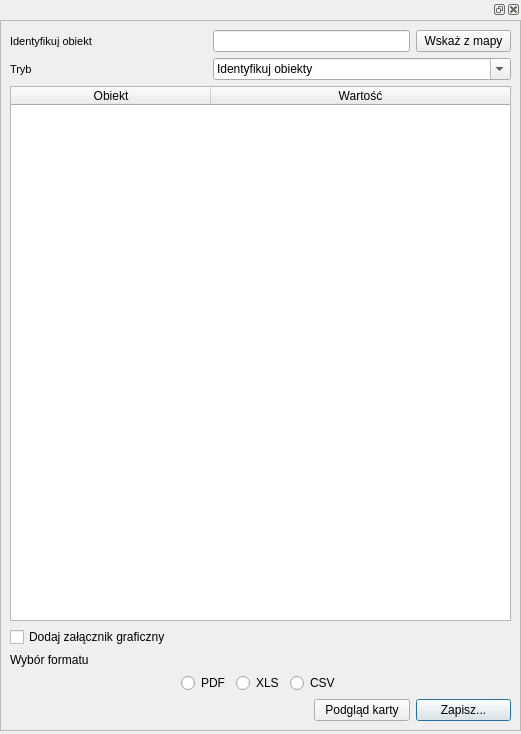
<?xml version="1.0" encoding="UTF-8"?>
<ui version="4.0">
 <class>KompozycjeDialog</class>
 <widget class="QDialog" name="KompozycjeDialog">
  <property name="geometry">
   <rect>
    <x>0</x>
    <y>0</y>
    <width>521</width>
    <height>734</height>
   </rect>
  </property>
  <property name="windowTitle">
   <string>Dialog</string>
  </property>
  <widget class="QWidget" name="horizontalLayoutWidget">
   <property name="geometry">
    <rect>
     <x>0</x>
     <y>0</y>
     <width>521</width>
     <height>741</height>
    </rect>
   </property>
   <layout class="QHBoxLayout" name="horizontalLayout">
    <item>
     <widget class="QDockWidget" name="dockWidget">
      <widget class="QWidget" name="dockWidgetContents"/>
     </widget>
    </item>
   </layout>
  </widget>
  <widget class="QFrame" name="frame">
   <property name="geometry">
    <rect>
     <x>0</x>
     <y>20</y>
     <width>521</width>
     <height>711</height>
    </rect>
   </property>
   <property name="frameShape">
    <enum>QFrame::StyledPanel</enum>
   </property>
   <property name="frameShadow">
    <enum>QFrame::Raised</enum>
   </property>
   <layout class="QGridLayout" name="gridLayout_5">
    <item row="1" column="2" colspan="3">
     <widget class="QComboBox" name="comboBox_4">
      <property name="editable">
       <bool>true</bool>
      </property>
      <item>
       <property name="text">
        <string>Identyfikuj obiekty</string>
       </property>
      </item>
     </widget>
    </item>
    <item row="6" column="4">
     <widget class="QPushButton" name="selectObjectPushButton">
      <property name="text">
       <string>Zapisz...</string>
      </property>
     </widget>
    </item>
    <item row="1" column="0">
     <widget class="QLabel" name="label_10">
      <property name="font">
       <font>
        <pointsize>8</pointsize>
       </font>
      </property>
      <property name="text">
       <string>Tryb</string>
      </property>
     </widget>
    </item>
    <item row="0" column="2" colspan="2">
     <widget class="QLineEdit" name="lineEdit_4"/>
    </item>
    <item row="0" column="4">
     <widget class="QPushButton" name="selectObjectPushButton">
      <property name="text">
       <string>Wskaż z mapy</string>
      </property>
     </widget>
    </item>
    <item row="3" column="0" colspan="2">
     <widget class="QCheckBox" name="addGraphicCheckBox_4">
      <property name="text">
       <string>Dodaj załącznik graficzny</string>
      </property>
     </widget>
    </item>
    <item row="4" column="0">
     <widget class="QLabel" name="label_11">
      <property name="enabled">
       <bool>true</bool>
      </property>
      <property name="text">
       <string>Wybór formatu</string>
      </property>
     </widget>
    </item>
    <item row="0" column="0">
     <widget class="QLabel" name="label_12">
      <property name="font">
       <font>
        <pointsize>8</pointsize>
       </font>
      </property>
      <property name="text">
       <string>Identyfikuj obiekt</string>
      </property>
     </widget>
    </item>
    <item row="5" column="0" colspan="5">
     <layout class="QHBoxLayout" name="horizontalLayout_6">
      <item>
       <spacer name="horizontalSpacer_9">
        <property name="orientation">
         <enum>Qt::Horizontal</enum>
        </property>
        <property name="sizeHint" stdset="0">
         <size>
          <width>40</width>
          <height>20</height>
         </size>
        </property>
       </spacer>
      </item>
      <item>
       <widget class="QRadioButton" name="pdfRadioButton_5">
        <property name="text">
         <string>PDF</string>
        </property>
       </widget>
      </item>
      <item>
       <widget class="QRadioButton" name="xlsRadioButton_5">
        <property name="text">
         <string>XLS</string>
        </property>
       </widget>
      </item>
      <item>
       <widget class="QRadioButton" name="csvRadioButton_5">
        <property name="text">
         <string>CSV</string>
        </property>
       </widget>
      </item>
      <item>
       <spacer name="horizontalSpacer_10">
        <property name="orientation">
         <enum>Qt::Horizontal</enum>
        </property>
        <property name="sizeHint" stdset="0">
         <size>
          <width>40</width>
          <height>20</height>
         </size>
        </property>
       </spacer>
      </item>
     </layout>
    </item>
    <item row="6" column="3">
     <widget class="QPushButton" name="previewPushButton_4">
      <property name="text">
       <string>Podgląd karty</string>
      </property>
     </widget>
    </item>
    <item row="2" column="0" colspan="5">
     <widget class="QTreeWidget" name="treeWidget_4">
      <attribute name="headerDefaultSectionSize">
       <number>200</number>
      </attribute>
      <column>
       <property name="text">
        <string>Obiekt</string>
       </property>
       <property name="textAlignment">
        <set>AlignCenter</set>
       </property>
      </column>
      <column>
       <property name="text">
        <string>Wartość</string>
       </property>
       <property name="textAlignment">
        <set>AlignCenter</set>
       </property>
      </column>
     </widget>
    </item>
   </layout>
  </widget>
 </widget>
 <resources/>
 <connections/>
</ui>
